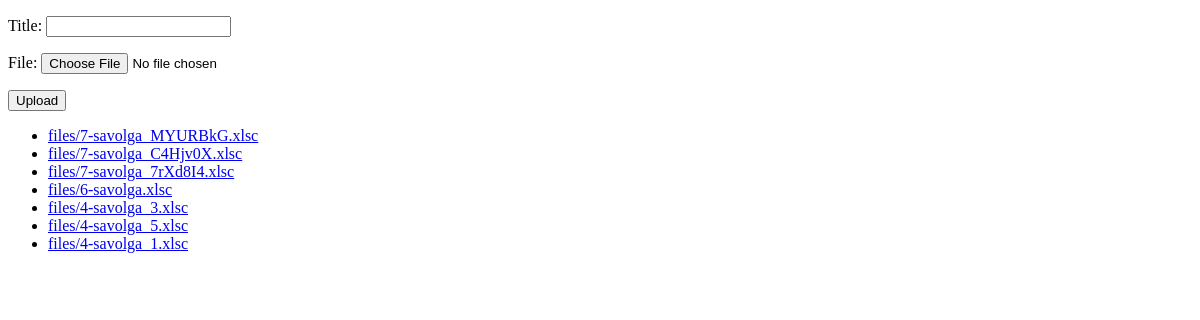
Before: / with the older database file.
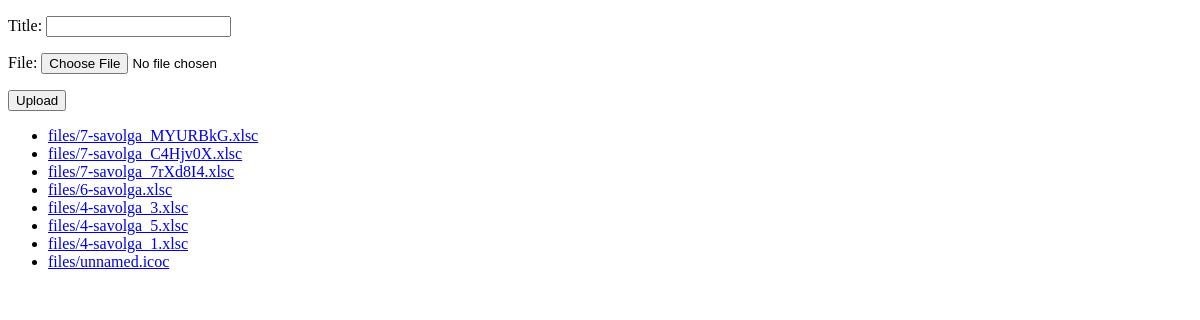
After: the same page with the newer database file.
### uploads/models.py (models this page shows, shortened)
class MyFile(models.Model):
    title = models.CharField(max_length=100)
    file = models.FileField(upload_to='files/')
    uploaded_at = models.DateTimeField(auto_now_add=True)

### uploads/views.py (the view)
# urls.py: path('', file_upload_view, name='file_upload'),
def file_upload_view(request):
    if request.method == 'POST':
        form = MyFileForm(request.POST, request.FILES)
        if form.is_valid():
            form.save()
            return redirect('file_upload')  # Redirect to a new URL
    else:
        form = MyFileForm()
    data = MyFile.objects.all()
    return render(request, 'test.html', context={'form': form, 'data': data})

### uploads/forms.py
class MyFileForm(forms.ModelForm):
    class Meta:
        model = MyFile
        fields = ('title', 'file',)

### templates/test.html (shortened to what this page needs)
<!DOCTYPE html>
<html lang="en">
<head>
</head>
<body>
<form method="post" enctype="multipart/form-data">
    {{ form.as_p }}
    <button type="submit">Upload</button>
</form>
<ul>
    {%for file in data %}
        <li><a href="{{ file.file.url }}">{{ file.file.name }}c</a></li>
    {% endfor %}
</ul>
</body>
</html>

Changed rows visible on the page:
added MyFile: file.name "files/unnamed.ico"
